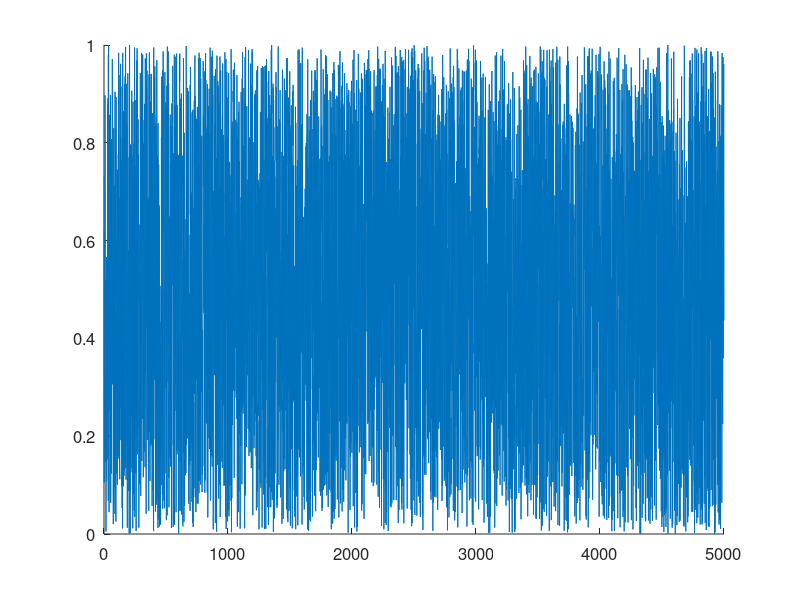
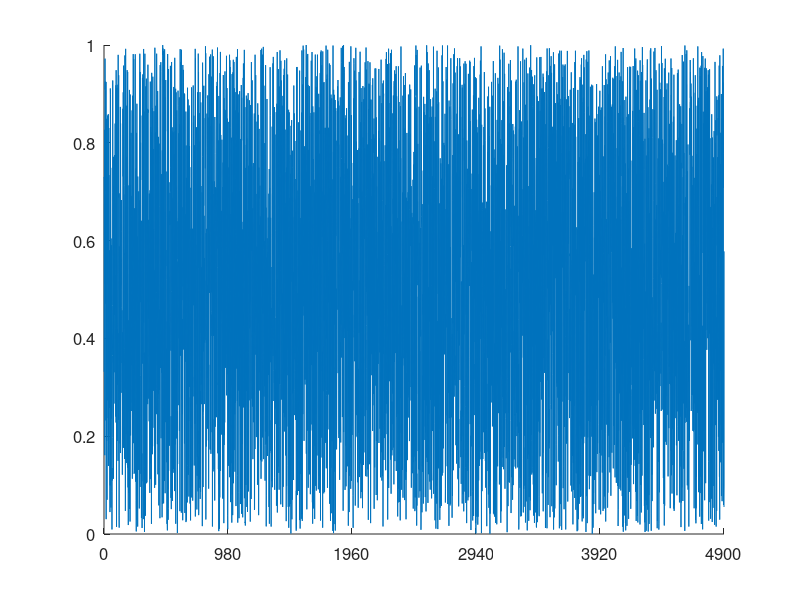
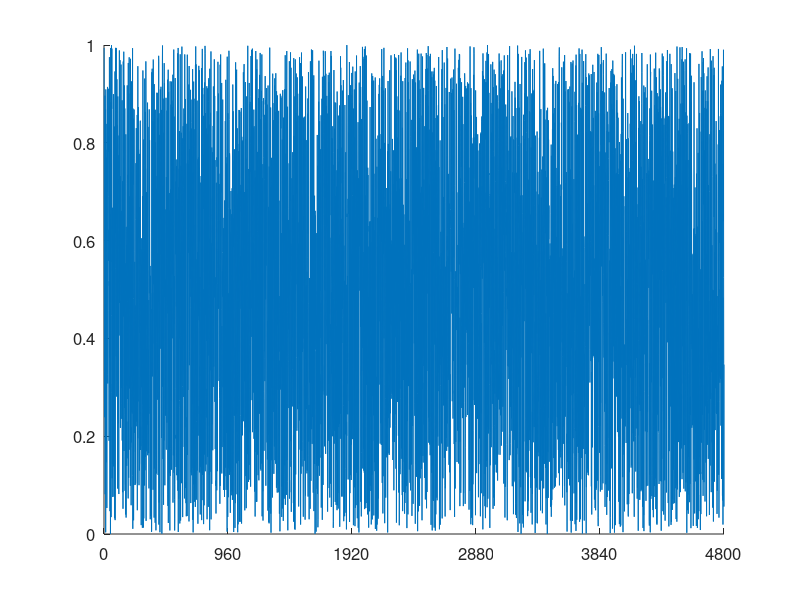
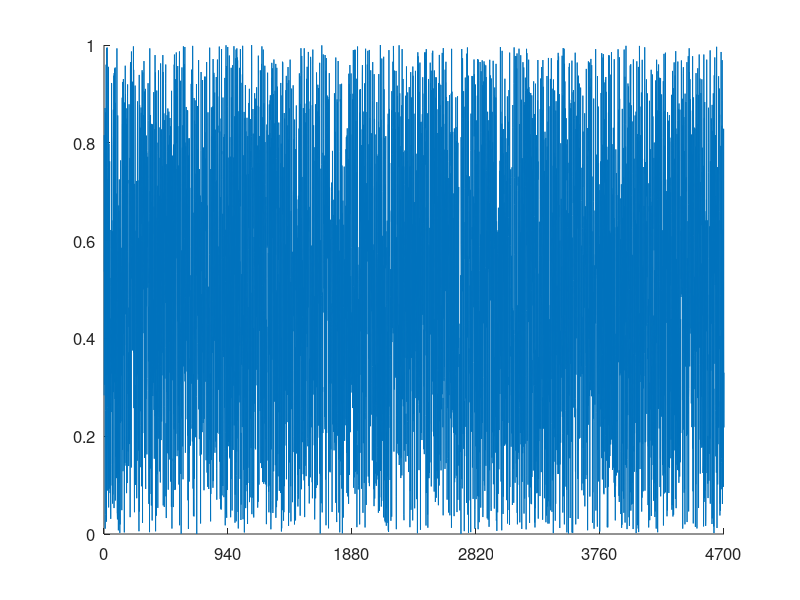

MATLAB code to generate these figures, in order:
% These are images for summary statistics and will just have random data
clear
close all

font_size = 12;
im_size = 400;

%Create arrays of data for plotting and save to DATA
lengths = 5e3:-100:100;

%Printer type
format_type = '-dpng';
resolution = '-r100';

for ii = 1:length(lengths)
    figure('Color','w')
    data = rand(1,lengths(ii));
    plot(data)
    set(gca,'FontSize',font_size)
    %axis equal
    xticks = round(linspace(0,lengths(ii),6));
    set(gca,'box','off','XLim',[0 lengths(ii)],'XTick',xticks)

    %Print Imagesc
    
    print(sprintf('Cropped\\arraylength_%d',ii),format_type,resolution);
    close

  
end





